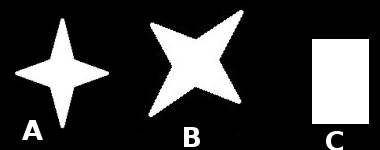
#> input picture opcv2/star2.jpg, 380 x 150 px
$ python contours1.py   (older library calls are emulated)
#> lines starting #> are read from the running program, lines starting #| are printed output that depends on the picture; after the words box and inside, x2 and y2 are one past the last pixel; in counts of white or black regions, pixels touching at a corner belong together
import cv2
import numpy as np
img = cv2.imread("star2.jpg")
#> img is the input picture: shape (150, 380, 3); min 0, max 255, mean 58.8
imgray = cv2.cvtColor(img,cv2.COLOR_BGR2GRAY)
ret,thresh = cv2.threshold(imgray,127,255,0)
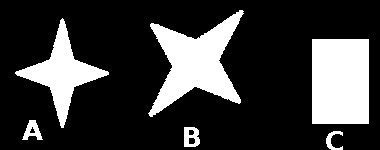
#> thresh: shape (150, 380); 22.8% white; 6 white regions
image,contours,hierarchy = cv2.findContours(thresh,cv2.RETR_TREE,cv2.CHAIN_APPROX_NONE)
#> contours = 9 contours; largest, box (x1, y1, x2, y2) and area: (312, 39, 369, 124) 4704, (148, 10, 244, 117) 4506, (15, 18, 109, 128) 2710, (184, 127, 200, 147) 259, (22, 120, 43, 140) 201
img = cv2.drawContours(image,contours,0,(0,255,0),3)
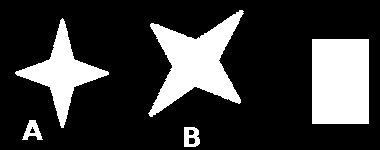
#> img: shape (150, 380); 22.6% white; 5 white regions, box (x1, y1, x2, y2) and area: (312, 39, 369, 124) 4845, (148, 10, 244, 117) 4694, (15, 18, 109, 128) 2863, (184, 127, 200, 147) 234, (22, 120, 43, 140) 218

cv2.imshow("th7",img)
cv2.waitKey()
cv2.destroyAllWindows()
